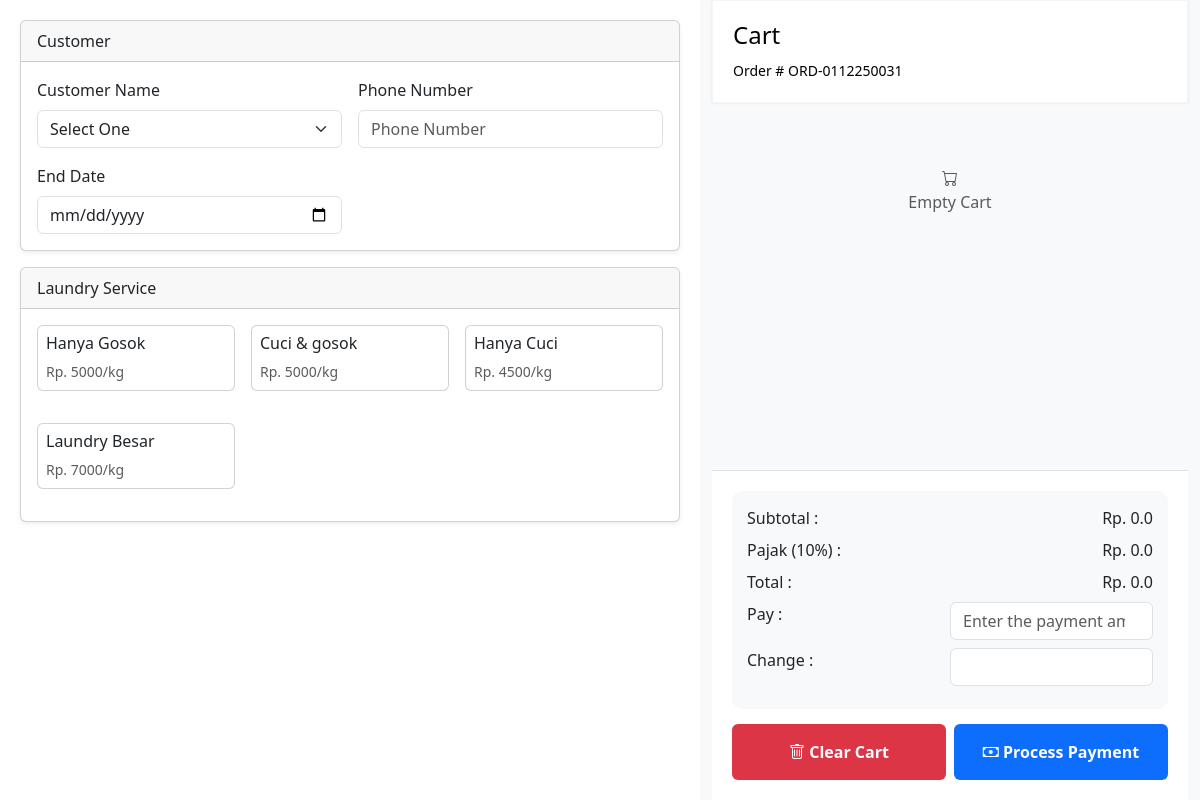
The app's page /pos/add-order.php, older data.
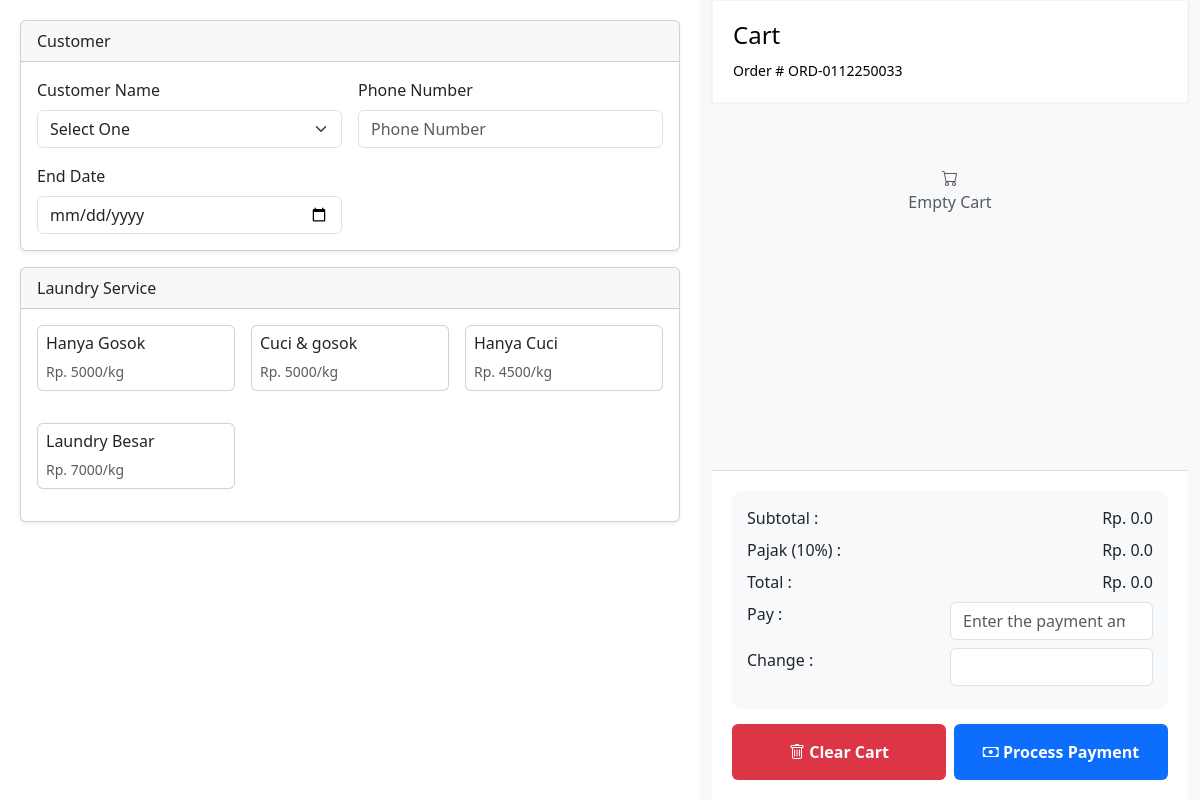
The same page, newer data.
### tables this page shows
CREATE TABLE `trans_orders` (
  `id` int(11) NOT NULL,
  `customer_id` int(11) NOT NULL,
  `order_code` varchar(20) NOT NULL,
  `order_end_date` date NOT NULL,
  `order_status` tinyint(1) NOT NULL DEFAULT 0,
  `order_pay` int(11) NOT NULL,
  `order_change` int(11) NOT NULL,
  `order_tax` int(11) NOT NULL,
  `order_total` int(11) NOT NULL,
  `created_at` timestamp NOT NULL DEFAULT current_timestamp(),
  `updated_at` timestamp NULL DEFAULT NULL ON UPDATE current_timestamp()
);

### pos/add-order.php (the view, shortened to what the changed rows need)
<?php
include '../config/config.php';
$orderNumbers = mysqli_query($config, "SELECT id FROM trans_orders ORDER BY id DESC LIMIT 1");
$row = mysqli_fetch_assoc($orderNumbers);
$nextId = $row ? $row['id'] + 1 : 1;
$order_code = "ORD-" . date('dmy') . str_pad($nextId, 4, "0", STR_PAD_LEFT);
?>
<!DOCTYPE html>
<html lang="en">
<head>
    <link href="https://cdn.jsdelivr.net/npm/bootstrap@5.3.8/dist/css/bootstrap.min.css" rel="stylesheet"
 />
    <link rel="stylesheet" href="../assets/css/enrio.css" />
    <link rel="stylesheet" href="https://cdn.jsdelivr.net/npm/bootstrap-icons@1.13.1/font/bootstrap-icons.min.css" />
</head>
<body>
    <div class="container-fluid container-pos">
        <div class="row h-100">
            <div class="col-md-5 cart-section">
                <div class="cart-header">
                    <small>Order # <span class="orderNumber"><?php echo $order_code ?></span></small>
                </div>
            </div>
        </div>
    </div>
</body>
</html>

Row changes from the older to the newer data that the page shows:
no longer on this page (row edited): trans_orders: id "ORD-0112250031"
added trans_orders: id "ORD-0112250033"
